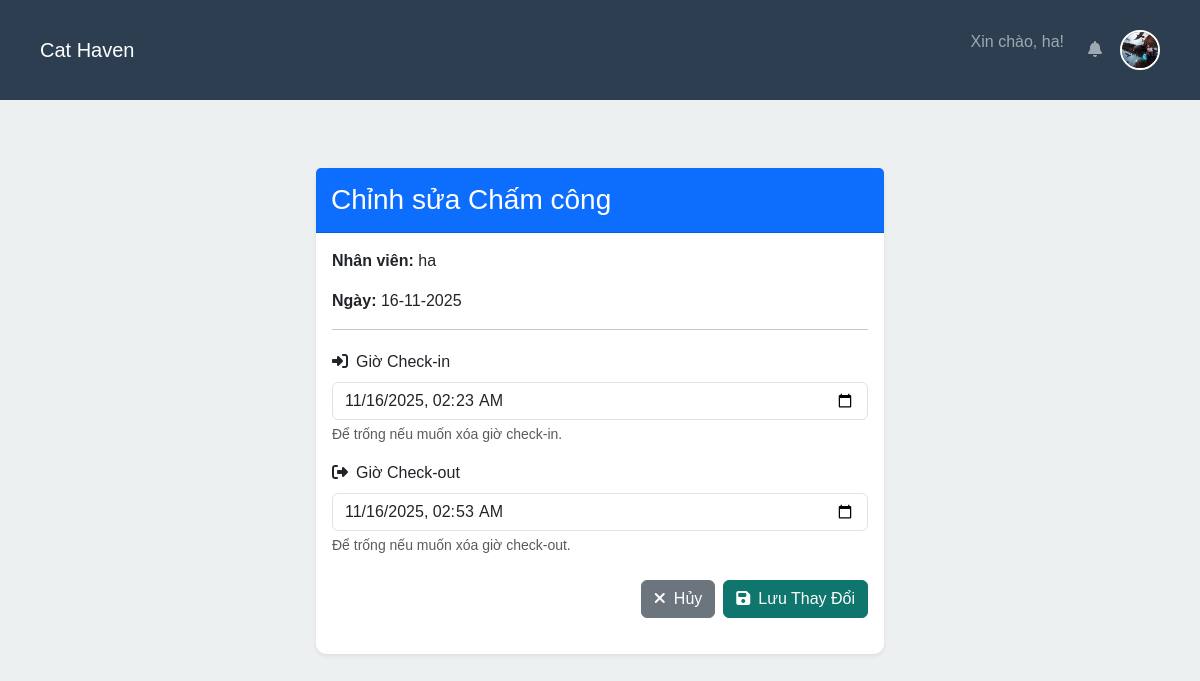
The app's page /edit_attendance/1 (signed in) with its own data.
### app/models.py (models this page shows)
class User(db.Model):
    id = db.Column(db.Integer, primary_key=True)
    username = db.Column(db.String(80), unique=True, nullable=False)
    password = db.Column(db.String(256), nullable=False)
    role = db.Column(db.String(20), default='employee')
    email = db.Column(db.String(120), unique=True, nullable=True)
    full_name = db.Column(db.String(100), nullable=True)
    gender = db.Column(db.String(20), nullable=True)
    avatar_image = db.Column(db.String(200), nullable=False, default='default-avatar.png')
    created_at = db.Column(db.DateTime, default=datetime.utcnow)
    fcm_token = db.Column(db.String(200))
    contracts = db.relationship('Contract', backref='user', lazy=True, cascade="all, delete-orphan")
    attendances = db.relationship('Attendance', backref='user', lazy=True, cascade="all, delete-orphan")
    payrolls = db.relationship('Payroll', backref='user', lazy=True, cascade="all, delete-orphan")
    bonuses = db.relationship('Bonus', backref='user', lazy=True, cascade="all, delete-orphan")
    deductions = db.relationship('Deduction', backref='user', lazy=True, cascade="all, delete-orphan")
    notifications = db.relationship('Notification', backref='user', lazy=True, cascade="all, delete-orphan", order_by="Notification.timestamp.desc()")
    leave_requests = db.relationship('LeaveRequest', backref='user', lazy=True, cascade="all, delete-orphan")

class Attendance(db.Model):
    id = db.Column(db.Integer, primary_key=True)
    user_id = db.Column(db.Integer, db.ForeignKey('user.id'), nullable=False)
    check_in = db.Column(db.DateTime, default=lambda: datetime.now(timezone.utc))
    check_out = db.Column(db.DateTime)
    date = db.Column(db.Date, default=lambda: datetime.now(timezone.utc).date())
    image_path = db.Column(db.String(200))
    gps_lat = db.Column(db.Float)
    gps_lng = db.Column(db.Float)
    schedule_id = db.Column(db.Integer, db.ForeignKey('schedule.id'), nullable=True)  # Thêm khóa ngoại tới Schedule

### app/attendance/routes.py (the view, shortened to what this page needs)
@attendance_bp.route('/edit_attendance/<int:att_id>', methods=['GET', 'POST'])
def edit_attendance(att_id):
    attendance = Attendance.query.get_or_404(att_id)
    user = User.query.get(attendance.user_id)
    return render_template('attendance/edit_attendance.html', attendance=attendance, user=user)

### app/templates/attendance/edit_attendance.html (shortened to what this page needs)
{% extends "base.html" %}
{% block content %}
<div class="row justify-content-center mt-5">
    <div class="col-md-8 col-lg-6">
        <div class="card shadow-sm">
            <div class="card-header bg-primary text-white">
                <h3 class="card-title mb-0">Chỉnh sửa Chấm công</h3>
            </div>
            <div class="card-body">
                <p class="card-text">
                    <strong>Nhân viên:</strong> {{ user.username }}
                </p>
                <p class="card-text">
                    <strong>Ngày:</strong> {{ attendance.date.strftime('%d-%m-%Y') }}
                </p>
                <hr>
                <form method="POST" action="{{ url_for('attendance.edit_attendance', att_id=attendance.id) }}">
                    <div class="mb-3">
                        <label for="check_in" class="form-label">
                            <i class="fas fa-sign-in-alt me-2"></i>Giờ Check-in
                        </label>
                        <input
                            type="datetime-local"
                            class="form-control"
                            id="check_in"
                            name="check_in"
                            value="{{ attendance.check_in.strftime('%Y-%m-%dT%H:%M') if attendance.check_in else '' }}">
                        <div class="form-text">Để trống nếu muốn xóa giờ check-in.</div>
                    </div>
                    <div class="mb-4">
                        <label for="check_out" class="form-label">
                            <i class="fas fa-sign-out-alt me-2"></i>Giờ Check-out
                        </label>
                        <input
                            type="datetime-local"
                            class="form-control"
                            id="check_out"
                            name="check_out"
                            value="{{ attendance.check_out.strftime('%Y-%m-%dT%H:%M') if attendance.check_out else '' }}">
                        <div class="form-text">Để trống nếu muốn xóa giờ check-out.</div>
                    </div>
                    <div class="d-flex justify-content-end">
                        <a href="{{ url_for('attendance.all_history') }}" class="btn btn-secondary me-2">
                            <i class="fas fa-times me-2"></i>Hủy
                        </a>
                        <button type="submit" class="btn btn-success">
                            <i class="fas fa-save me-2"></i>Lưu Thay Đổi
                        </button>
                    </div>
                </form>
            </div>
        </div>
    </div>
</div>
{% endblock %}

### app/static/css/style.css (style rules this page uses)
body { font-family: Arial, sans-serif; margin: 0; padding: 0; background-color: #ECF0F1; }
form { margin: 20px 0; }
button { padding: 10px; background: #47ce86e1; color: white; border: none; cursor: pointer; border-radius: 5px; }
:root { --bg-color: #ECF0F1; --primary-dark: #2C3E50; --primary-accent: #3498DB; --secondary-accent: #1ABC9C; --info-color: #95A5A6; --danger-color: #E74C3C; --white-color: #FFFFFF; --text-color: #2C3E50; }
body { background-color: var(--bg-color); color: var(--text-color); }
.btn-success { background-color: var(--secondary-accent); border-color: var(--secondary-accent); }
.card-header { background-color: var(--secondary-accent); color: var(--white-color); }
.card { box-shadow: 0 2px 10px rgba(222, 225, 233, 0.848); border-radius: 10px; border: none; margin-bottom: 20px; }
.card-header { background: #16b543; color: white; padding: 15px; border-radius: 10px 10px 0 0; }
.btn-success { background: #0F766E; border-color: #0F766E; }

### records on screen
User: username "ha"
Attendance: date "16-11-2025", check_in "11/16/2025 02:23", check_out "11/16/2025 02:53"

### other values on screen
{{ session.username }} "ha"
